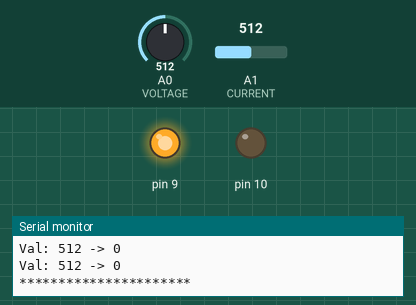
Recording of a sketch running on a simulated Arduino Uno, built with avr-gcc and run on an emulated ATmega328P. On the bench: output pins drawn as LEDs (lit = HIGH), the last lines printed to the serial monitor. Inputs (shaded band) come from the test bench; at power-on: A0 (VOLTAGE) = 512, A1 (CURRENT) = 512.

Above: at 1.2 s.
1.3 s: A0 (VOLTAGE) set to 522
4.3 s: A0 (VOLTAGE) set to 0
7.3 s: A1 (CURRENT) set to 533
At 9.2 s:
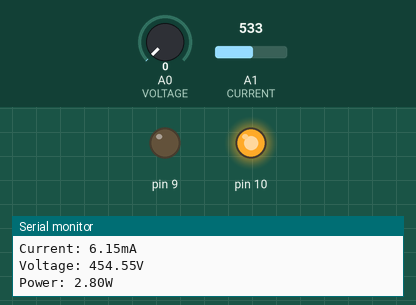
9.5 s: A1 (CURRENT) set to 511
At 11.0 s:
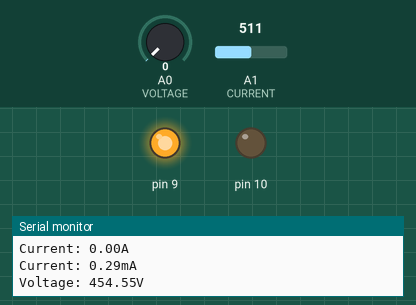
11.3 s: A1 (CURRENT) set to 306
At 12.0 s:
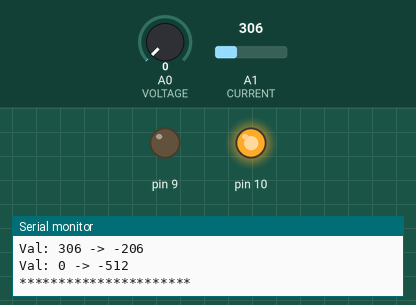
Timing chart, 0 to 14.1 s (numbered marks = the images above; inputs shaded):
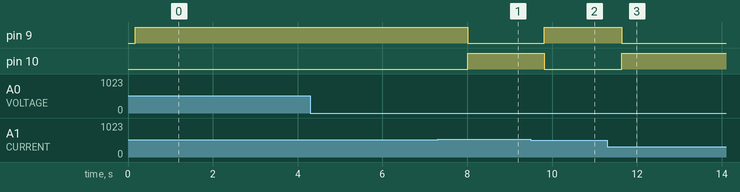

The sketch:

Arduino_Nano.ino
```cpp
  //#include <megaTinyCore.h>
#include<math.h>

#define RESOLUTION 200
#define ADC 1024 //Digits
#define RESISTOR 10 //Ohm
#define MAXVOLTAGE 3.0 //Volt
#define OFFSET 512//ADC/2 //Volt
#define VOLTAGE 14//Pin A0
#define CURRENT 15//Pin A1

void setup() {
  // put your setup code here, to run once:
  //pinMode(2,AnalogInput);
  pinMode(9, OUTPUT);
  pinMode(10, OUTPUT);
  //pinMode(4, OUTPUT);
  Serial.begin(9600); // setup serial
  Serial.print("Device Started\n");
  Serial.print("**********************");
  Serial.println("\t");
  Serial.flush();
  //delay(200);
}

/*****RMS function*****/
double rmsValue(double arr[], int n)
{
  double square = 0, mean = 0.0, root = 0.0;

  /*Calculate square*/
  for (int i = 0; i < n; i++) {
      square += pow(arr[i], 2.0);
  }

  /*Calculate Mean*/
  mean = (square /(double) (n));

  /*Calculate Root*/
  root = sqrt(mean);

  return root;
}
/******************/

void loop() {
int raw, rawV;//, powerInt;
double iArr[RESOLUTION], vArr[RESOLUTION];
double rms, rmsV, voltageI, voltage, voltageV, power, current;

/********CURRENT********/
for (int i = 0; i<RESOLUTION; i++){
    raw = analogRead(CURRENT) - (OFFSET);
    voltageI = ((double)raw/ADC) * MAXVOLTAGE;
    //printf("Volatge for I Measurement: %f",voltageI);
    iArr[i] = voltageI;
}
rms = rmsValue(iArr, RESOLUTION);
current = rms / RESISTOR;
  Serial.print("Current: ");
  Serial.print(current);
  Serial.print("A");
  Serial.println("\t");
  Serial.flush();
    Serial.print("Current: ");
  Serial.print(current * 1000);
  Serial.print("mA");
  Serial.println("\t");
  Serial.flush();
/***********************/

/*********************VOLTAGE**********************/
for (int i = 0; i<RESOLUTION; i++){
    rawV = analogRead(VOLTAGE) - (OFFSET);
    voltageV = ((double)rawV/ADC) * MAXVOLTAGE;
    //printf("Voltage Measurement: %fV", voltageV);
    vArr[i] = voltageV;
}
/*RMS Voltage*/
rmsV = rmsValue(vArr, RESOLUTION);
voltage = rmsV / 0.0033; //3k3/1Meg=0.0033
  Serial.print("Voltage: ");
  Serial.print(voltage);
  Serial.print("V");
  Serial.println("\t");
  Serial.flush();
/***********************************************/

/**********POWER**********/
power = voltage * current;
//power = 230 * current;
  Serial.print("Power: ");
  Serial.print(power);
  Serial.print("W");
  Serial.println("\t");
  Serial.flush();
/************************/

/*********RED*********/
if (power < 1.6) {
    digitalWrite(9, HIGH);
    digitalWrite(10, LOW);
} else {
    digitalWrite(9, LOW);
    digitalWrite(10, HIGH);
}
/**********************/

  Serial.print("raw: ");
  Serial.print(iArr[0]);
  Serial.println("\t");
  Serial.flush();
  int readI = analogRead(CURRENT);
  Serial.print("Val: ");
  Serial.print(readI);
  Serial.print(" -> ");
  readI = analogRead(CURRENT) - OFFSET;
  Serial.print(readI);
  Serial.println("\t");
  Serial.flush();
    int readV = analogRead(VOLTAGE);
  Serial.print("Val: ");
  Serial.print(readV);
  Serial.print(" -> ");
  readV = analogRead(VOLTAGE) - OFFSET;
  Serial.print(readV);
  Serial.println("\t");
  Serial.flush();

  Serial.print("**********************");
  Serial.println("\t");
  Serial.flush();
  delay(400);
}
```

Measured:
- the behaviour switches between 524 and 525 on A1 (CURRENT) (found by bisection; images 0 and 1)
- after the input at 7.3 s, pin 9: HIGH → LOW after 0.71 s; pin 10: LOW → HIGH after 0.71 s
- after the input at 9.5 s, pin 9: LOW → HIGH after 0.32 s; pin 10: HIGH → LOW after 0.32 s
- after the input at 11.3 s, pin 9: HIGH → LOW after 0.34 s; pin 10: LOW → HIGH after 0.34 s
